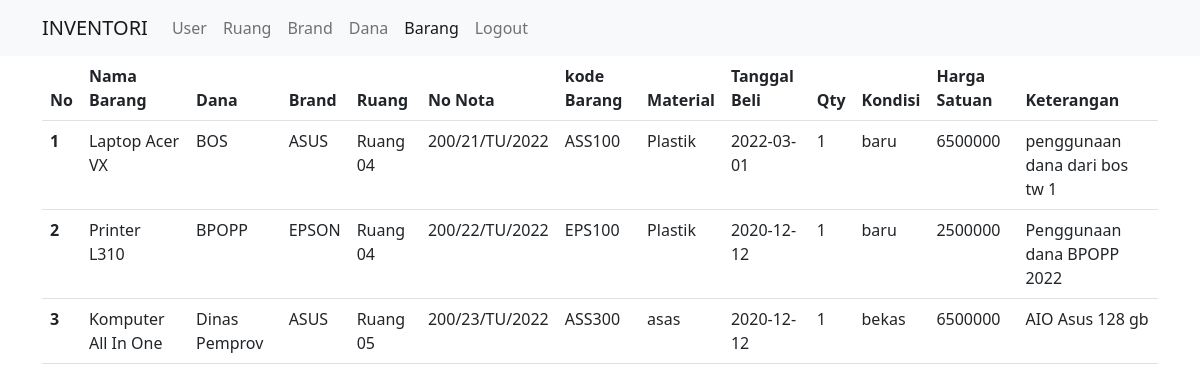
The app's page /admin/barang/index.php with its own data.
### tables this page shows
CREATE TABLE `barang` (
  `id_barang` int(10) UNSIGNED NOT NULL,
  `id_dana` int(11) UNSIGNED NOT NULL,
  `id_ruang` int(11) UNSIGNED NOT NULL,
  `id_brand` int(11) UNSIGNED NOT NULL,
  `kode_barang` varchar(100) NOT NULL,
  `no_surat` varchar(150) NOT NULL,
  `nama` varchar(100) NOT NULL,
  `material` tinytext NOT NULL,
  `tgl_beli` date NOT NULL,
  `kondisi` enum('baru','bekas','rusak') NOT NULL DEFAULT 'baru',
  `qty` smallint(5) UNSIGNED NOT NULL,
  `price_per_item` int(10) UNSIGNED NOT NULL,
  `keterangan` varchar(100) NOT NULL
);

CREATE TABLE `dana` (
  `id_dana` int(11) UNSIGNED NOT NULL,
  `nama_dana` varchar(100) NOT NULL,
  `deskripsi` tinytext NOT NULL
);

CREATE TABLE `brand` (
  `id_brand` int(11) UNSIGNED NOT NULL,
  `nama_brand` varchar(100) NOT NULL
);

CREATE TABLE `ruang` (
  `id_ruang` int(11) UNSIGNED NOT NULL,
  `nama_ruang` varchar(100) NOT NULL,
  `deskripsi` tinytext NOT NULL
);

### admin/barang/index.php (the view, shortened to what this page needs)
<?php
include '../../config/config.php';
?>
<!doctype html>
<html lang="en">
  <head>
    <link href="../../asset/css/bootstrap.min.css" rel="stylesheet">
  </head>
  <body>
    <nav class="navbar navbar-expand-lg navbar-light bg-light">
    <div class="container-fluid container">
        <a class="navbar-brand" href="../../page/dashboard.php">INVENTORI</a>
        <div class="collapse navbar-collapse" id="navbarNav">
        <ul class="navbar-nav">
            <li class="nav-item">
            <a class="nav-link " href="../user/index.php">User</a>
            </li>
            <li class="nav-item">
            <a class="nav-link " href="../ruang/index.php">Ruang</a>
            </li>
            <li class="nav-item">
            <a class="nav-link" href="../brand/index.php">Brand</a>
            </li>
            <li class="nav-item">
            <a class="nav-link" href="../dana/index.php">Dana</a>
            </li>
            <li class="nav-item">
            <a class="nav-link active" href="../barang/index.php">Barang</a>
            </li>
            <li class="nav-item">
            <a class="nav-link" href="../../auth/logout.php">Logout</a>
            </li>
        </ul>
        </div>
    </div>
    </nav>
    <div class="container">
        <table class="table">
        <thead>
            <tr>
            <th scope="col">No</th>
            <th scope="col">Nama Barang</th>
            <th scope="col">Dana</th>
            <th scope="col">Brand</th>
            <th scope="col">Ruang</th>
            <th scope="col">No Nota</th>
            <th scope="col">kode Barang</th>
            <th scope="col">Material</th>
            <th scope="col">Tanggal Beli</th>
            <th scope="col">Qty</th>
            <th scope="col">Kondisi</th>
            <th scope="col">Harga Satuan</th>
            <th scope="col">Keterangan</th>
            </tr>
        </thead>
        <tbody>
            <?php $query ="select a.*,
                                  nama_dana,
                                  nama_brand,
                                  nama_ruang
                           from barang a
                                    join dana b on a.id_dana = b.id_dana
                                    join ruang c on a.id_ruang = c.id_ruang
                                    join brand d on a.id_brand = d.id_brand";
            $barangs = mysqli_query($conn, $query);
            $no = 1;
            while ($barang = mysqli_fetch_assoc($barangs)) {
            ?>
            <tr>
                <th scope="row"><?= $no; ?></th>
                <td><?=$barang['nama']?></td>
                <td><?=$barang['nama_dana']?></td>
                <td><?=$barang['nama_brand']?></td>
                <td><?=$barang['nama_ruang']?></td>
                <td><?=$barang['no_surat']?></td>
                <td><?=$barang['kode_barang']?></td>
                <td><?=$barang['material']?></td>
                <td><?=$barang['tgl_beli']?></td>
                <td><?=$barang['qty']?></td>
                <td><?=$barang['kondisi']?></td>
                <td><?=$barang['price_per_item']?></td>
                <td><?=$barang['keterangan']?></td>
            </tr>
            <?php $no++; } ?>
        </tbody>
        </table>
    </div>
  </body>
</html>

### records on screen
barang: nama "Laptop Acer VX", id_dana.nama_dana "BOS", id_brand.nama_brand "ASUS", id_ruang.nama_ruang "Ruang 04", no_surat "200/21/TU/2022", kode_barang "ASS100", material "Plastik", tgl_beli "2022-03-01", qty "1", kondisi "baru", price_per_item "6500000", keterangan "penggunaan dana dari bos tw 1"
barang: nama "Printer L310", id_dana.nama_dana "BPOPP", id_brand.nama_brand "EPSON", id_ruang.nama_ruang "Ruang 04", no_surat "200/22/TU/2022", kode_barang "EPS100", material "Plastik", tgl_beli "2020-12-12", qty "1", kondisi "baru", price_per_item "2500000", keterangan "Penggunaan dana BPOPP 2022"
barang: nama "Komputer All In One", id_dana.nama_dana "Dinas Pemprov", id_brand.nama_brand "ASUS", id_ruang.nama_ruang "Ruang 05", no_surat "200/23/TU/2022", kode_barang "ASS300", material "asas", tgl_beli "2020-12-12", qty "1", kondisi "bekas", price_per_item "6500000", keterangan "AIO Asus 128 gb"
